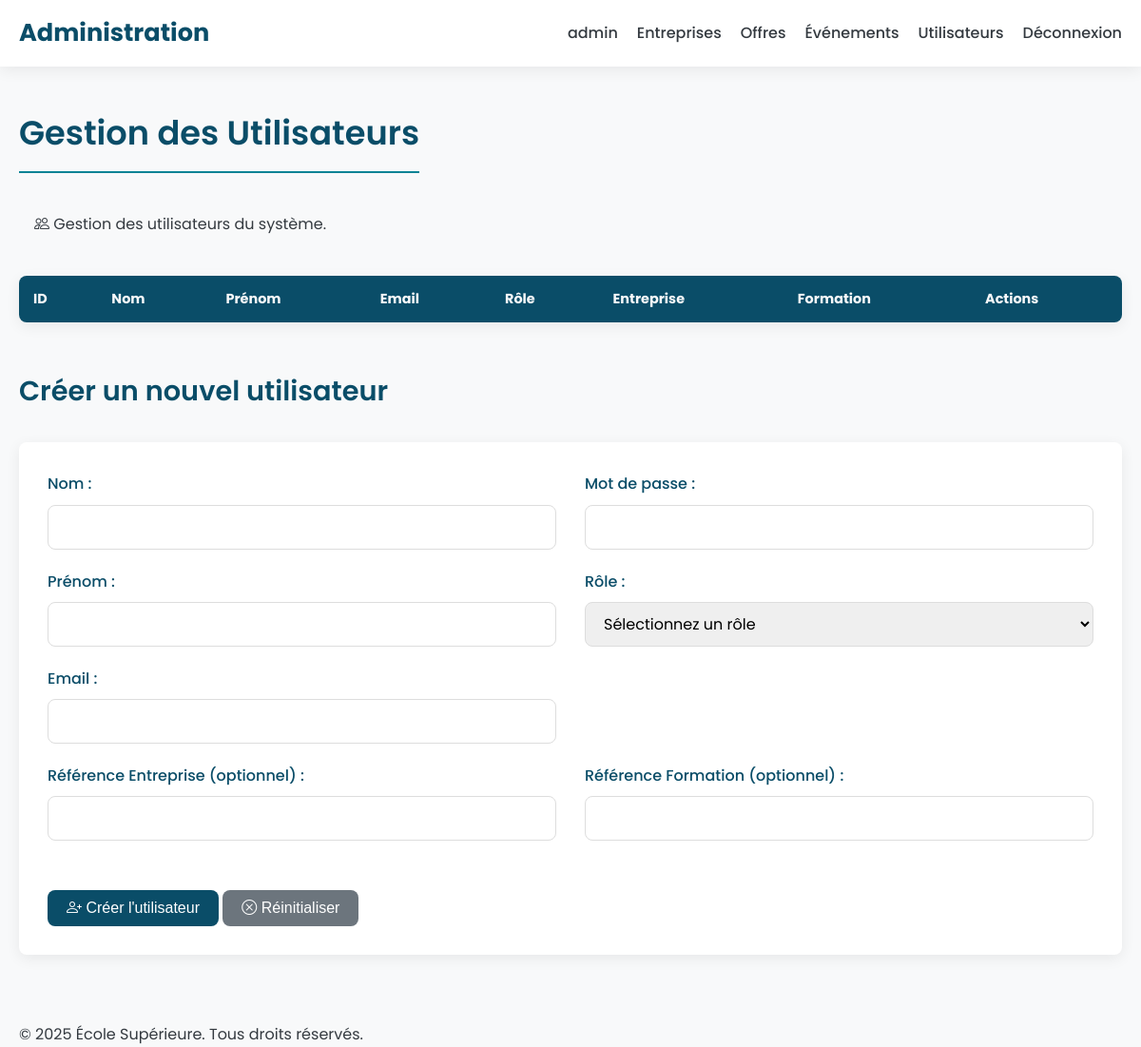
The app's page /vue/adminUser.php, older data.
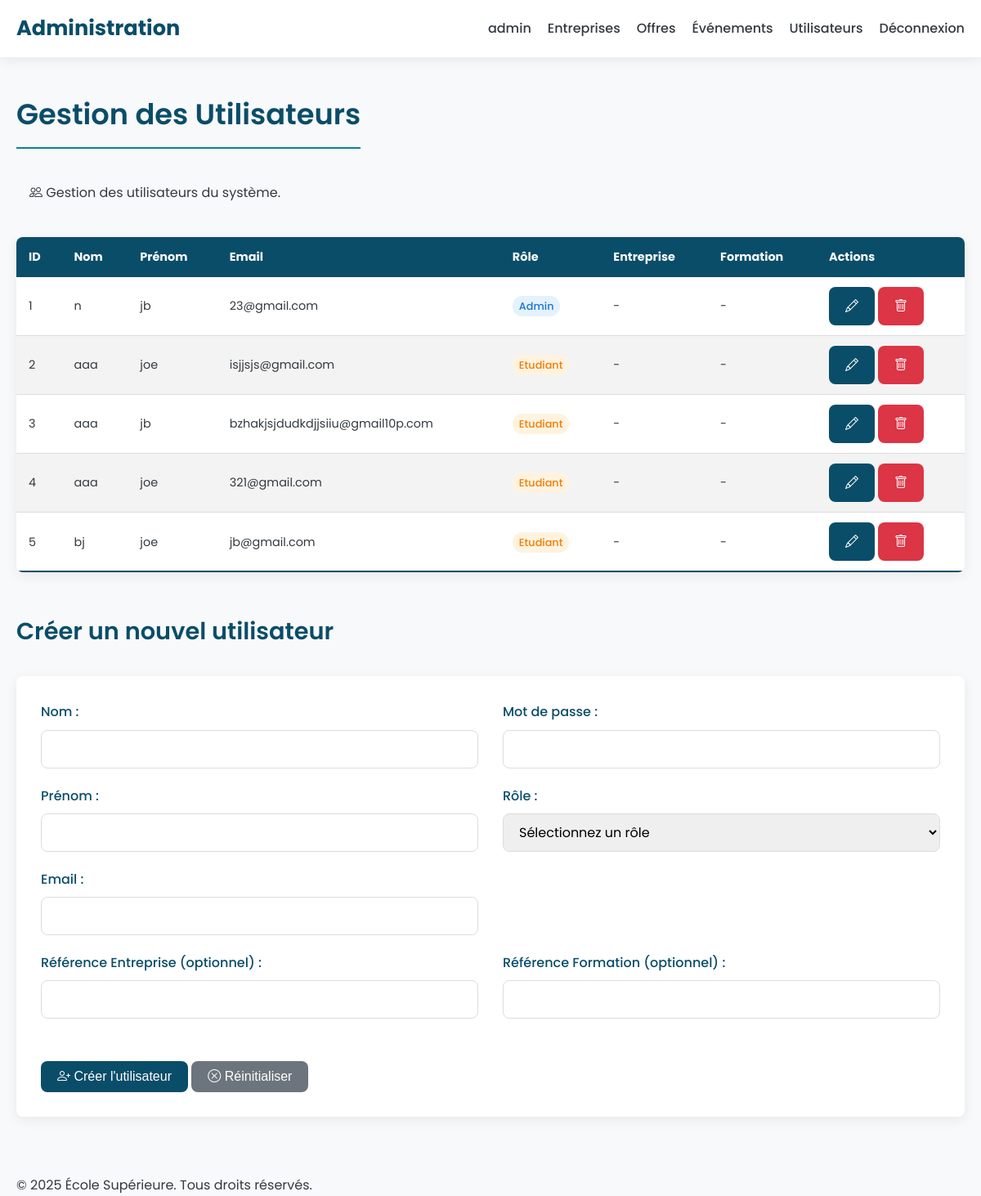
The same page, newer data.
### tables this page shows
CREATE TABLE IF NOT EXISTS `user` (
  `id_user` int UNSIGNED NOT NULL AUTO_INCREMENT,
  `nom` varchar(100) NOT NULL,
  `prenom` varchar(100) NOT NULL,
  `email` varchar(190) NOT NULL,
  `mdp` varchar(255) NOT NULL,
  `role` enum('admin','prof','alumni','entreprise','etudiant') DEFAULT 'etudiant',
  `ref_entreprise` int UNSIGNED DEFAULT NULL,
  `ref_formation` int UNSIGNED DEFAULT NULL,
  `created_at` timestamp NULL DEFAULT CURRENT_TIMESTAMP,
  `updated_at` timestamp NULL DEFAULT CURRENT_TIMESTAMP ON UPDATE CURRENT_TIMESTAMP,
  PRIMARY KEY (`id_user`),
  UNIQUE KEY `email` (`email`),
  KEY `role` (`role`),
  KEY `fk_user_entreprise_idx` (`ref_entreprise`),
  KEY `fk_user_formation_idx` (`ref_formation`)
);

### src/repository/UserRepo.php (called while the page is built, shortened)
<?php
require_once __DIR__ . '/../modele/User.php';
class UserRepo
{
    public function listeUser()
    {
        $listeUser = [];
        $bdd = new Bdd();
        $datebase = $bdd->getBdd();
        $req = $datebase->prepare('SELECT * FROM user');
        $req->execute();
        $listeUsersBdd = $req->fetchAll();
        foreach ($listeUsersBdd as $listeUserBdd) {
            $listeUser[] = new User([
                'idUser' => $listeUserBdd['id_user'],
                'nom' => $listeUserBdd['nom'],
                'prenom' => $listeUserBdd['prenom'],
                'email' => $listeUserBdd['email'],
                'mdp' => $listeUserBdd['mdp'],
                'role' => $listeUserBdd['role'],
            ]);
        }
        return $listeUser;
    }
}

### src/modele/User.php (called while the page is built, shortened)
<?php
class User
{
    private $idUser;
    private $nom;
    private $prenom;
    private $email;
    private $role;
    private $refEntreprise;
    private $refFormation;
    private function hydrate(array $donnees)
    {
        foreach ($donnees as $key => $value) {
            $method = 'set' . ucfirst($key);
        }
    }
    public function getIdUser()
    {
        return $this->idUser;
    }
    public function setIdUser($idUser)
    {
        $this->idUser = $idUser;
    }
    public function getNom()
    {
        return $this->nom;
    }
    public function setNom($nom)
    {
        $this->nom = $nom;
    }
    public function getPrenom()
    {
        return $this->prenom;
    }
    public function setPrenom($prenom)
    {
        $this->prenom = $prenom;
    }
    public function getEmail()
    {
        return $this->email;
    }
    public function setEmail($email)
    {
        $this->email = $email;
    }
    public function getRole()
    {
        return $this->role;
    }
    public function setRole($role)
    {
        $this->role = $role;
    }
    public function getRefEntreprise()
    {
        return $this->refEntreprise;
    }
    public function getRefFormation()
    {
        return $this->refFormation;
    }
}

### vue/adminUser.php (the view, shortened to what this page needs)
<?php
require_once __DIR__ . '/../src/repository/UserRepo.php';
$userRepo = new UserRepo();
$users = $userRepo->listeUser();
?>
<!DOCTYPE html>
<html lang="fr">
<head>
    <link rel="stylesheet" href="https://cdn.jsdelivr.net/npm/bootstrap-icons@1.10.0/font/bootstrap-icons.css">
    <link rel="stylesheet" href="css/admin-style.css">
</head>
<body>
<header>
    <div class="container">
        <a href="#" class="logo">Administration</a>
        <nav>
            <ul>
                <li><a href="admin.php">admin</a></li>
                <li><a href="adminEntreprise.php">Entreprises</a></li>
                <li><a href="adminOffre.php">Offres</a></li>
                <li><a href="adminEvent.php">Événements</a></li>
                <li><a class="active" href="adminUser.php">Utilisateurs</a></li>
                <li><a href="?deconnexion=1">Déconnexion</a></li>
            </ul>
        </nav>
    </div>
</header>
<main class="main-content">
    <div class="container">
        <h1>Gestion des Utilisateurs</h1>
        <div class="alert alert-info">
            <i class="bi bi-people"></i> Gestion des utilisateurs du système.
        </div>
        <div class="table-responsive">
            <table>
                <thead>
                <tr>
                    <th>ID</th>
                    <th>Nom</th>
                    <th>Prénom</th>
                    <th>Email</th>
                    <th>Rôle</th>
                    <th>Entreprise</th>
                    <th>Formation</th>
                    <th>Actions</th>
                </tr>
                </thead>
                <tbody>
                <?php foreach($users as $user):
                    $roleClass = 'role-' . strtolower($user->getRole());
                ?>
                    <tr>
                        <td><?= $user->getIdUser() ?></td>
                        <td><?= htmlspecialchars($user->getNom()) ?></td>
                        <td><?= htmlspecialchars($user->getPrenom()) ?></td>
                        <td><?= htmlspecialchars($user->getEmail()) ?></td>
                        <td>
                            <span class="role-badge <?= $roleClass ?>">
                                <?= ucfirst(htmlspecialchars($user->getRole())) ?>
                            </span>
                        </td>
                        <td><?= !empty($user->getRefEntreprise()) ? htmlspecialchars($user->getRefEntreprise()) : '<span class="text-muted">-</span>' ?></td>
                        <td><?= !empty($user->getRefFormation()) ? htmlspecialchars($user->getRefFormation()) : '<span class="text-muted">-</span>' ?></td>
                        <td class="actions">
                            <a href="modifUser.php?id=<?= $user->getIdUser() ?>" class="btn btn-sm btn-primary" title="Modifier">
                                <i class="bi bi-pencil"></i>
                            </a>
                            <a href="suppUser.php?id_user=<?= $user->getIdUser() ?>"
                               class="btn btn-sm btn-danger"
                               title="Supprimer"
                               onclick="return confirm('Voulez-vous vraiment supprimer cet utilisateur ?')">
                                <i class="bi bi-trash"></i>
                            </a>
                        </td>
                    </tr>
                <?php endforeach; ?>
                </tbody>
            </table>
        </div>
        <section class="mt-5">
            <h2>Créer un nouvel utilisateur</h2>
            <form method="post" class="form-container">
                <div class="row">
                    <div class="col">
                        <div class="form-group">
                            <label for="nom">Nom :</label>
                            <input type="text" id="nom" name="nom" class="form-control" required>
                        </div>
                        <div class="form-group">
                            <label for="prenom">Prénom :</label>
                            <input type="text" id="prenom" name="prenom" class="form-control" required>
                        </div>
                        <div class="form-group">
                            <label for="email">Email :</label>
                            <input type="email" id="email" name="email" class="form-control" required>
                        </div>
                    </div>
                    <div class="col">
                        <div class="form-group">
                            <label for="mdp">Mot de passe :</label>
                            <input type="password" id="mdp" name="mdp" class="form-control" required>
                        </div>
                        <div class="form-group">
                            <label for="role">Rôle :</label>
                            <select id="role" name="role" class="form-control" required>
                                <option value="">Sélectionnez un rôle</option>
                            </select>
                        </div>
                    </div>
                </div>
                <div class="row">
                    <div class="col">
                        <div class="form-group">
                            <label for="ref_entreprise">Référence Entreprise (optionnel) :</label>
                            <input type="text" id="ref_entreprise" name="ref_entreprise" class="form-control">
                        </div>
                    </div>
                    <div class="col">
                        <div class="form-group">
                            <label for="ref_formation">Référence Formation (optionnel) :</label>
                            <input type="text" id="ref_formation" name="ref_formation" class="form-control">
                        </div>
                    </div>
                </div>
                <div class="form-actions mt-4">
                    <button type="submit" class="btn btn-primary">
                        <i class="bi bi-person-plus"></i> Créer l'utilisateur
                    </button>
                    <button type="reset" class="btn btn-secondary">
                        <i class="bi bi-x-circle"></i> Réinitialiser
                    </button>
                </div>
            </form>
        </section>
    </div>
</main>
<footer>
    <div class="container">
        <p>&copy; <?= date('Y') ?> École Supérieure. Tous droits réservés.</p>
    </div>
</footer>
</body>
</html>

### vue/css/admin-style.css (style rules this page uses)
:root { --primary-color: #0A4D68; --secondary-color: #088395; --accent-color: #F39C12; --background-color: #f8f9fa; --surface-color: #ffffff; --text-color: #343a40; --light-text-color: #f8f9fa; --shadow: 0 4px 15px rgba(0, 0, 0, 0.07); --border-radius: 8px; --danger-color: #dc3545; --success-color: #28a745; }
* { margin: 0; padding: 0; box-sizing: border-box; }
body { font-family: 'Poppins', sans-serif; background-color: var(--background-color); color: var(--text-color); line-height: 1.7; }
.container { max-width: 1200px; margin: 0 auto; padding: 0 20px; }
header { background: var(--surface-color); box-shadow: var(--shadow); position: sticky; top: 0; z-index: 1000; }
header .container { display: flex; justify-content: space-between; align-items: center; height: 70px; }
.logo { font-size: 1.6rem; font-weight: 700; color: var(--primary-color); text-decoration: none; }
nav ul { list-style: none; display: flex; align-items: center; gap: 20px; padding-left: 0; margin: 0; }
nav ul li a { text-decoration: none; color: var(--text-color); font-weight: 500; position: relative; padding: 5px 0; transition: color 0.3s ease; }
nav ul li a::after { content: ''; position: absolute; width: 0; height: 2px; bottom: 0; left: 0; background-color: var(--secondary-color); transition: width 0.3s ease; }
.main-content { padding: 40px 0; }
h1, h2, h3, h4, h5, h6 { color: var(--primary-color); margin-bottom: 1.5rem; font-weight: 600; }
h1 { font-size: 2.2rem; border-bottom: 2px solid var(--secondary-color); padding-bottom: 10px; display: inline-block; }
h2 { font-size: 1.8rem; margin-top: 2.5rem; }
table { width: 100%; border-collapse: collapse; margin: 25px 0; font-size: 0.9em; box-shadow: var(--shadow); border-radius: var(--border-radius); overflow: hidden; }
thead tr { background-color: var(--primary-color); color: var(--light-text-color); text-align: left; font-weight: 600; }
th, td { padding: 12px 15px; }
tbody tr { border-bottom: 1px solid #dddddd; background-color: var(--surface-color); transition: background-color 0.2s; }
tbody tr:nth-of-type(even) { background-color: #f3f3f3; }
tbody tr:last-of-type { border-bottom: 2px solid var(--primary-color); }
form { background: var(--surface-color); padding: 30px; border-radius: var(--border-radius); box-shadow: var(--shadow); margin: 30px 0; }
.form-group { margin-bottom: 20px; }
label { display: block; margin-bottom: 8px; font-weight: 500; color: var(--primary-color); }
input[type="text"], input[type="email"], input[type="password"], input[type="url"], input[type="date"], input[type="datetime-local"], input[type="number"], select, textarea { width: 100%; padding: 10px 15px; border: 1px solid #ddd; border-radius: var(--border-radius); font-family: 'Poppins', sans-serif; font-size: 1rem; transition: border-color 0.3s, box-shadow 0.3s; }
.btn { display: inline-block; background-color: var(--primary-color); color: white; padding: 10px 20px; border: none; border-radius: var(--border-radius); cursor: pointer; font-size: 1rem; font-weight: 500; text-align: center; text-decoration: none; transition: all 0.3s ease; }
.btn-secondary { background-color: #6c757d; }
.btn-danger { background-color: var(--danger-color); }
a { color: var(--secondary-color); text-decoration: none; transition: color 0.3s ease; }
.alert { padding: 15px; margin-bottom: 20px; border: 1px solid transparent; border-radius: var(--border-radius); }
.row { display: flex; flex-wrap: wrap; margin: 0 -15px; }
.col { flex: 1 0 0%; padding: 0 15px; }
.mt-4 { margin-top: 2rem; }
.mt-5 { margin-top: 3rem; }

### vue/adminUser.php (style rules this page uses)
.role-badge { padding: 4px 8px; border-radius: 12px; font-size: 0.8rem; font-weight: 500; text-transform: capitalize; }
.role-admin { background-color: #e3f2fd; color: #1976d2; }
.role-etudiant { background-color: #fff3e0; color: #f57c00; }

Row changes from the older to the newer data that the page shows:
added user: id_user "1", nom "n", prenom "jb", email "23@gmail.com", role "Admin"
added user: id_user "2", nom "aaa", prenom "joe", email "isjjsjs@gmail.com", role "Etudiant"
added user: id_user "3", nom "aaa", prenom "jb", email "bzhakjsjdudkdjjsiiu@gmail10p.com", role "Etudiant"
added user: id_user "4", nom "aaa", prenom "joe", email "321@gmail.com", role "Etudiant"
added user: id_user "5", nom "bj", prenom "joe", email "jb@gmail.com", role "Etudiant"
